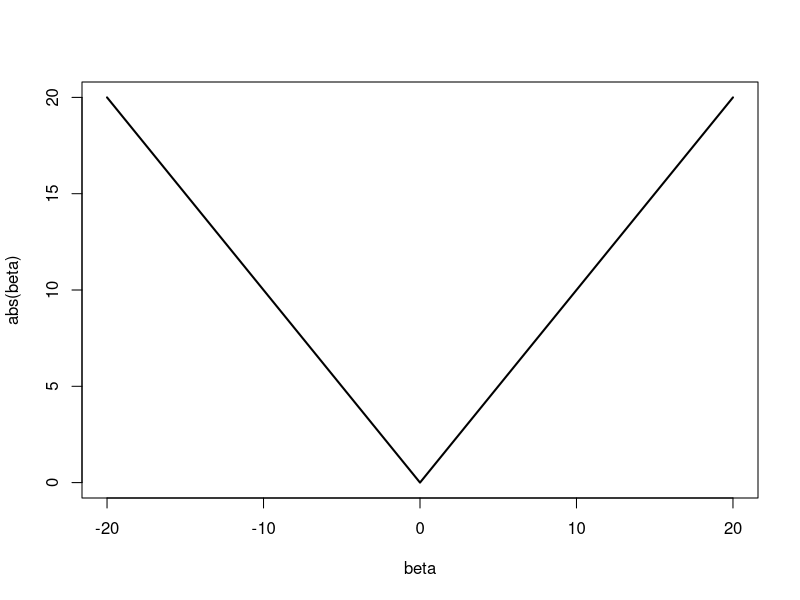

Write the R code that produced this figure. (Note: this script raises an error after producing the figure.)
x<-seq(-20,20,1)
abs<-abs(x)
plot(x,abs,lwd=2, type="l", xlab = "beta", ylab = "abs(beta)")

# all the factor variables
xfactors<- model.matrix(Churn ~ SeniorCitizen + Partner + Dependents + PhoneService + MultipleLines + InternetService + OnlineSecurity + OnlineBackup + DeviceProtection + TechSupport + StreamingTV + StreamingMovies + Contract + PaperlessBilling + PaymentMethod, data = telco)

# remove intercept
xfactors<-xfactors[,-1]

# all continuous variables
x<-as.matrix(data.frame(telco$tenure, telco$MonthlyCharges, telco$TotalCharges, xfactors))                        
head(x)

lasso_telco<-glmnet(x, y=as.factor(telco$Churn), alpha = 1, family = "binomial", nlambda = 100)       

par(mai=c(.9,.8,.8,.8))
par(mfrow=c(1,1))
plot(lasso_telco, xvar="lambda", label = TRUE, )

dimnames(x)[2]

print(lasso_telco)

plot(lasso_telco, xvar = "dev", label = TRUE)


###   chOOSING LAMBDA    ###
lasso_cv<-cv.glmnet(x, y=telco$Churn, family = "binomial", type.measure = "deviance")
plot(lasso_cv)

coef(lasso_cv, s = "lambda.min")


# use holdout telco data

xfactors<- model.matrix(Churn ~ SeniorCitizen + Partner + Dependents + PhoneService + MultipleLines + InternetService + OnlineSecurity + OnlineBackup + DeviceProtection + TechSupport + StreamingTV + StreamingMovies + Contract + PaperlessBilling + PaymentMethod, data = telco.holdout)
head(xfactors)


# remove intercept
xfactors<-xfactors[,-1]

# all continuous variables

x<-as.matrix(data.frame(telco.holdout$tenure, telco.holdout$MonthlyCharges, telco.holdout$TotalCharges, xfactors))  

pred<-predict(lasso_cv, newx=x,  s = "lambda.min", type = "response")

churn<-as.numeric(telco.holdout$Churn)-1

head(cbind(churn, pred))

par(mfrow=c(1,1))
par(mai=c(.9,.8,.2,.2))
plot(roc(churn, pred), print.auc=TRUE, ylim=c(0,1), levels=c("Churn", "Stay"),
     col="black", lwd=1, main="ROC curve", xlab="Specificity: true negative rate",      ylab="Sensitivity: true positive rate", xlim=c(1,0), direction="<")
